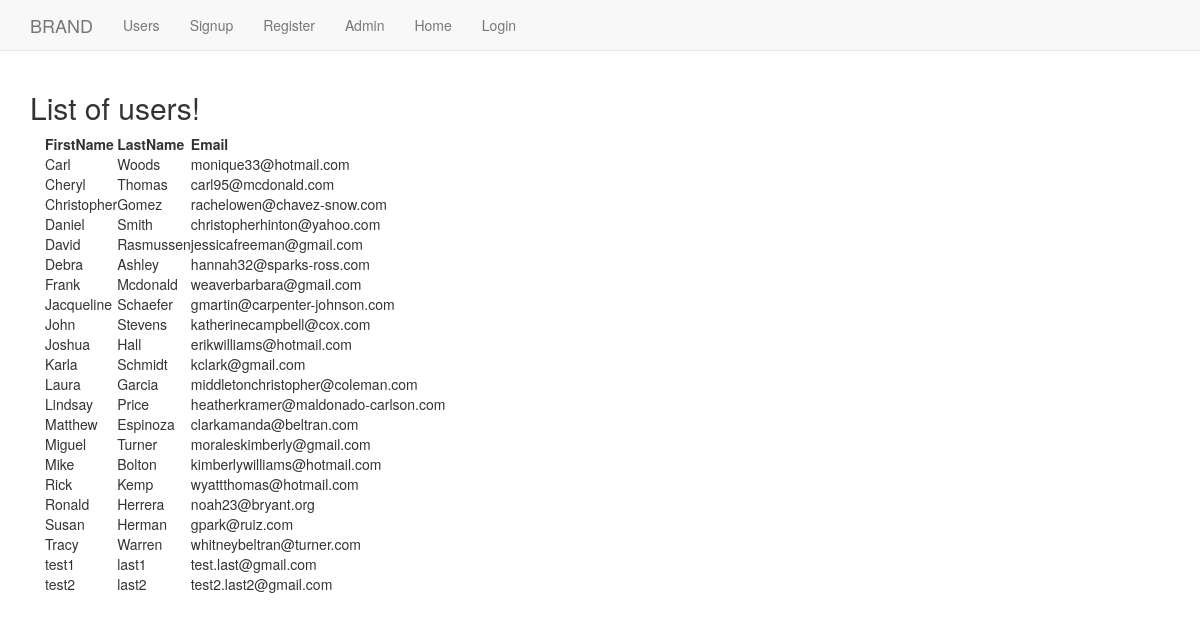
The page /userapp/users/ on the database its author committed.
### UserAPP/models.py (models this page shows)
class User(models.Model):
    FirstName = models.CharField(max_length=264)
    LastName = models.CharField(max_length=264)
    Email = models.CharField(max_length=264,unique=True)

### UserAPP/views.py (the view)
# urls.py: url(r'users/',views.users,name='users'),
def users(request):
    users_list = User.objects.order_by('FirstName')
    userslist = {'list':users_list}
    return render(request,'UserAPP/userlist.html',context = userslist)

### templates/UserAPP/userlist.html
<!DOCTYPE html>
{% extends "UserAPP/base.html" %}
  {% block body_block %}
    <h2> List of users!</h2>
    <div class="container">
      {% if list %}
      <table>
        <thead>
          <th>FirstName</th>
          <th>LastName</th>
          <th>Email</th>
        </thead>
        {% for acc in list %}
        <tr>
          <td>{{acc.FirstName}}</td>
          <td>{{acc.LastName}}</td>
          <td>{{acc.Email}}</td>
        </tr>
        {% endfor %}
      </table>
      {% else %}
      <p>No Users Found !</p>
      {% endif %}
    </div>
  {% endblock %}

### templates/UserAPP/base.html (shortened to what this page needs)
<!DOCTYPE html>
{% load staticfiles %}
<html lang="en" dir="ltr">
  <head>
    <link rel="stylesheet" href="{% static "css/userapp.css" %}" />
    <link rel="stylesheet" href="https://maxcdn.bootstrapcdn.com/bootstrap/3.4.0/css/bootstrap.min.css">
  </head>
  <body>
    <nav class="navbar navbar-default navbar-static-top">
      <div class="container">
        <ul class="nav navbar-nav">
          <li> <a class="navbar-brand" href="#">BRAND</a> </li>
          <li> <a class="navbar-link" href="{% url 'userapp:users' %}">Users</a> </li>
          <li> <a class="navbar-link" href="{% url 'userapp:signup' %}">Signup</a> </li>
          <li> <a class="navbar-link" href="{% url 'userapp:register' %}">Register</a> </li>
          <li> <a class="navbar-link" href="{% url 'admin:index' %}">Admin</a> </li>
          <li> <a class="navbar-link" href="{% url 'index' %}">Home</a> </li>
          {% if user.is_authenticated %}
          <li> <a class="navbar-link" href="{% url 'logout' %}">Logout</a> </li>
          {% else %}
          <li> <a class="navbar-link" href="{% url 'userapp:user_login' %}">Login</a> </li>
          {% endif %}
        </ul>
      </div>
    </nav>
    <div class="container">
      {% block body_block %}{% endblock %}
    </div>
  </body>
</html>

### Static/css/userapp.css (style rules this page uses)
h2 { color:blue; }

### rows shown on the page
User: FirstName "Carl", LastName "Woods", Email "monique33@hotmail.com"
User: FirstName "Cheryl", LastName "Thomas", Email "carl95@mcdonald.com"
User: FirstName "Christopher", LastName "Gomez", Email "rachelowen@chavez-snow.com"
User: FirstName "Daniel", LastName "Smith", Email "christopherhinton@yahoo.com"
User: FirstName "David", LastName "Rasmussen", Email "jessicafreeman@gmail.com"
User: FirstName "Debra", LastName "Ashley", Email "hannah32@sparks-ross.com"
User: FirstName "Frank", LastName "Mcdonald", Email "weaverbarbara@gmail.com"
User: FirstName "Jacqueline", LastName "Schaefer", Email "gmartin@carpenter-johnson.com"
User: FirstName "John", LastName "Stevens", Email "katherinecampbell@cox.com"
User: FirstName "Joshua", LastName "Hall", Email "erikwilliams@hotmail.com"
User: FirstName "Karla", LastName "Schmidt", Email "kclark@gmail.com"
User: FirstName "Laura", LastName "Garcia", Email "middletonchristopher@coleman.com"
User: FirstName "Lindsay", LastName "Price", Email "heatherkramer@maldonado-carlson.com"
User: FirstName "Matthew", LastName "Espinoza", Email "clarkamanda@beltran.com"
User: FirstName "Miguel", LastName "Turner", Email "moraleskimberly@gmail.com"
User: FirstName "Mike", LastName "Bolton", Email "kimberlywilliams@hotmail.com"
User: FirstName "Rick", LastName "Kemp", Email "wyattthomas@hotmail.com"
User: FirstName "Ronald", LastName "Herrera", Email "noah23@bryant.org"
User: FirstName "Susan", LastName "Herman", Email "gpark@ruiz.com"
User: FirstName "Tracy", LastName "Warren", Email "whitneybeltran@turner.com"
User: FirstName "test1", LastName "last1", Email "test.last@gmail.com"
User: FirstName "test2", LastName "last2", Email "test2.last2@gmail.com"
